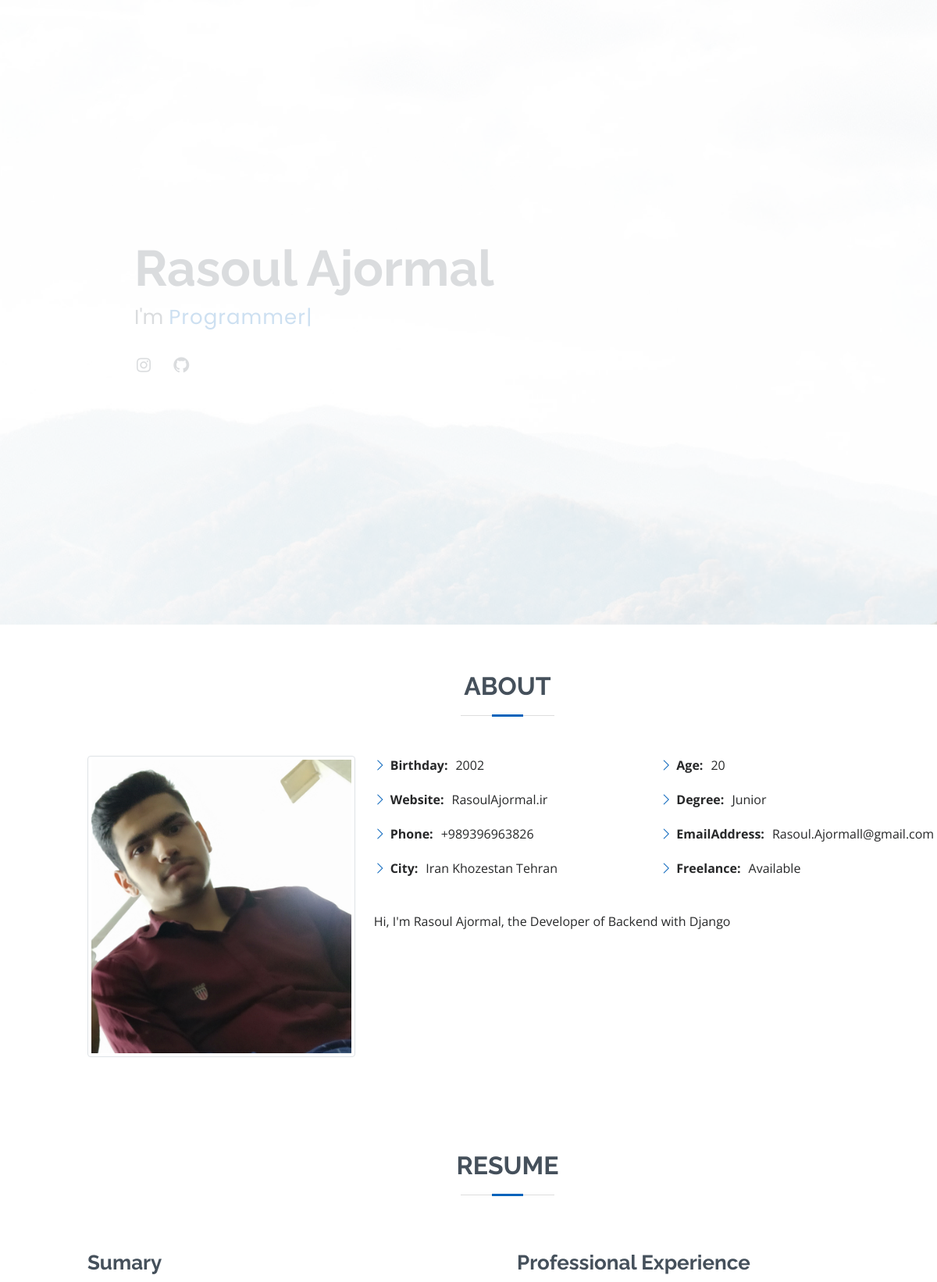
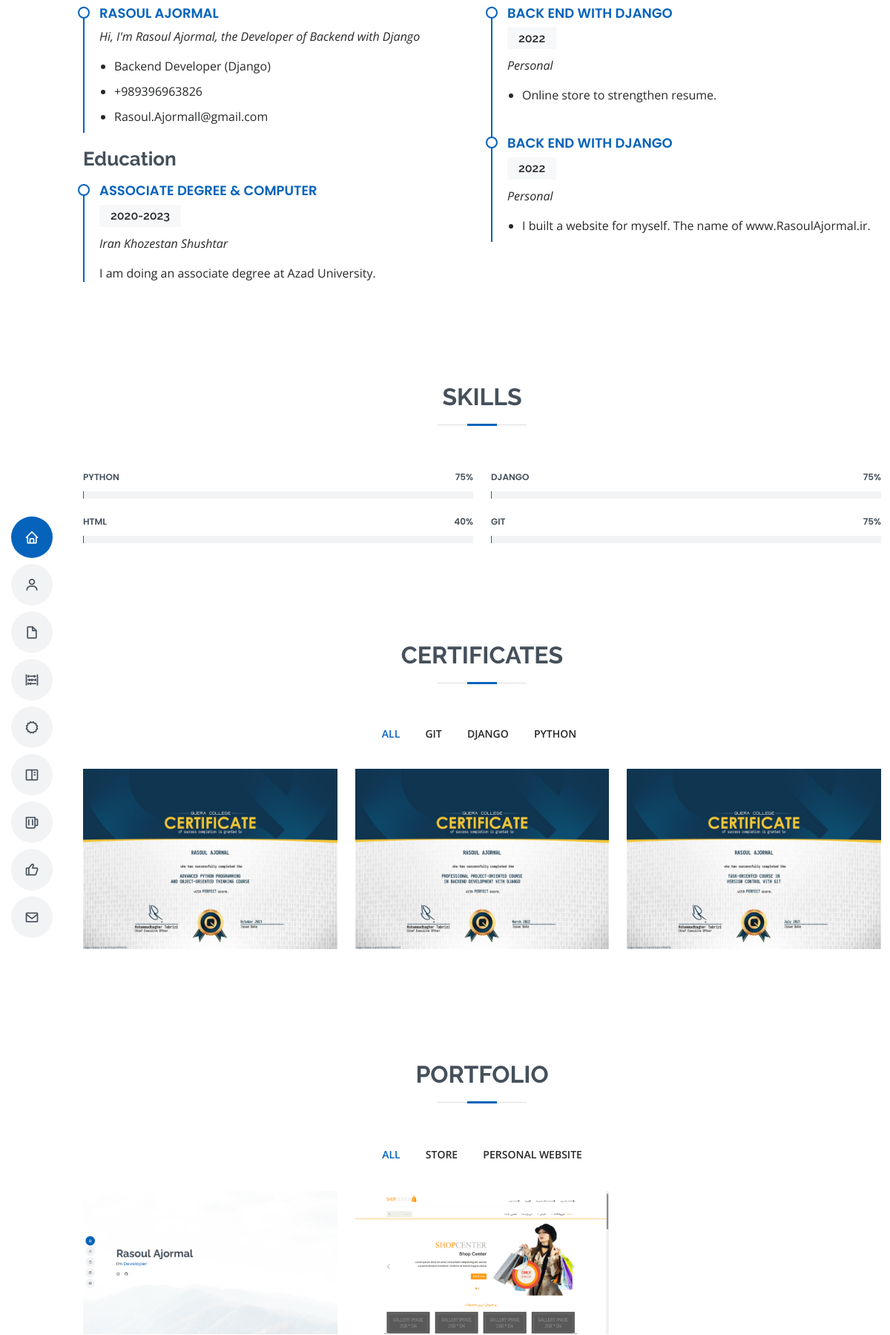
The page / (upper part) on the database its author committed (2 pictures, top to bottom).
### About_Me/models.py (models this page shows, shortened)
class AboutMeModel(models.Model):
    Image = models.ImageField(upload_to='Images/Me', null=True, verbose_name='Image Me')
    Full_Name = models.CharField(max_length=50, verbose_name='Full Name')
    Age = models.IntegerField(verbose_name='Age')
    Date_Of_Birth = models.CharField(max_length=50, null=True, verbose_name='Date Of Birth')
    Address = models.CharField(max_length=100, verbose_name='Address')
    Degree = models.CharField(max_length=50, null=True, verbose_name='Degree')
    Freelance = models.CharField(max_length=50, null=True, verbose_name='Freelance')
    Short_About_Me = models.CharField(max_length=50, verbose_name='Short About Me')
    About_Me = models.TextField(verbose_name='About Me')
    Job_Titles = models.ManyToManyField(to=JobTitles, verbose_name='Job Titles')
    Education = models.ManyToManyField(to=Education, verbose_name='Education')
    Experiences = models.ManyToManyField(to=Experiences, verbose_name='Experiences')
    HappyClients = models.IntegerField(null=True, verbose_name='Happy Clients')
    Projects = models.IntegerField(null=True, verbose_name='Projects')
    HoursOfSupport = models.IntegerField(null=True, verbose_name='Hours Of Support')
    Awards = models.IntegerField(null=True, verbose_name='Awards')
    Instagram = models.CharField(max_length=50, null=True, blank=True, verbose_name='Instagram')
    GitHub = models.CharField(max_length=50, null=True, blank=True, verbose_name='Github')
    Phone = models.CharField(max_length=13, verbose_name='Phone')
    Email = models.EmailField(verbose_name='Email')
    Web_Site = models.CharField(max_length=100, verbose_name='Web Site')
    Is_Active = models.BooleanField(default=False, verbose_name='Is Active', unique=True)
    class Meta:
        verbose_name = 'About Me'
        verbose_name_plural = 'About Me'

class Education(models.Model):
    Majors = models.CharField(max_length=50, verbose_name='Majors')
    Educational_Degree = models.CharField(max_length=50, verbose_name='Educational Degree')
    Comment = models.TextField(max_length=307, verbose_name='Comment')
    CreateTime = models.CharField(max_length=10, verbose_name='CreateTime')
    Address = models.CharField(max_length=50, null=True, verbose_name='Address')
    Is_Active = models.BooleanField(default=False, verbose_name='Is Active')
    class Meta:
        verbose_name = 'Education'
        verbose_name_plural = 'Educations'

class Experiences(models.Model):
    Company_Name = models.CharField(max_length=50, verbose_name='Company Name')
    Work = models.CharField(max_length=50, verbose_name='Work')
    Comment = models.ManyToManyField(to=Comment, verbose_name='Comments')
    Date = models.CharField(max_length=10, verbose_name='Date')
    Is_Active = models.BooleanField(default=False, verbose_name='Is Active')
    class Meta:
        verbose_name = 'Experience'
        verbose_name_plural = 'Experiences'

class Comment(models.Model):
    Title = models.CharField(max_length=50, verbose_name='Title')
    Comment = models.TextField(max_length=100, verbose_name='Comment')
    Is_Active = models.BooleanField(default=False, verbose_name='Is Active')
    class Meta:
        verbose_name = 'Comment for Experience'
        verbose_name_plural = 'Comments for Experience'

class Skills(models.Model):
    Title = models.CharField(max_length=50, verbose_name='Title')
    Number = models.IntegerField(verbose_name='Percent')
    Image = models.ImageField(upload_to='Images/Skills', null=True, blank=True, verbose_name='Photo of the certificate')
    Link = models.CharField(max_length=200, null=True,blank=True, verbose_name='Link')
    AboutMe = AboutMeModel.objects.filter(Is_Active=True).first()
    about_me = models.ForeignKey(to=AboutMeModel, default=AboutMe.id, on_delete=models.CASCADE,
                                 null=True,
                                 verbose_name='About_me', editable=False)
    Is_Active = models.BooleanField(default=False, null=True, verbose_name='Is Active')
    class Meta:
        verbose_name = 'Skill'
        verbose_name_plural = 'Skills'

class WorkSamples(models.Model):
    Image = models.ImageField(upload_to='Images/WorkSample/', verbose_name='Image')
    Title = models.CharField(max_length=50, verbose_name='Title')
    I_Do = models.CharField(max_length=50, verbose_name='I_Do')
    Link = models.CharField(max_length=100, null=True, blank=True, verbose_name='Link')
    WorkSampleImage = models.ForeignKey(to=AboutMeModel, on_delete=models.CASCADE,
                                        verbose_name='About us', editable=False,
                                        default=AboutMeModel.objects.filter(Is_Active=True).first().id)
    Is_Active = models.BooleanField(default=True, verbose_name='Is Active')
    class Meta:
        verbose_name = 'WorkSample'
        verbose_name_plural = 'WorkSamples'

### About_Me/views.py (the view)
# urls.py: path('', AboutMeView.as_view(), name='AboutMeUrl'),
class AboutMeView(ListView):
    template_name = 'Home-Page/index.html'
    model = AboutMeModel
    def get_context_data(self, **kwargs):
        context = super(AboutMeView, self).get_context_data()
        context['about_me'] = AboutMeModel.objects.filter(Is_Active=True).prefetch_related(
            'skills_set', 'worksamples_set').first()
        context['comments'] = CommentsOfOthersModel.objects.filter(Is_Read=True).prefetch_related(
            'Comments_Of_Others__commentsofothersmodel_set')
        context['Experiences'] = Experiences.objects.filter(Is_Active=True)
        return context

### templates/Home-Page/index.html (shortened to what this page needs)
{% load thumbnail %}
<!DOCTYPE html>
<html lang="en">
<head>
    {% include 'Home-Page/Head.html' %}
</head>
<body>
{% include 'Home-Page/Header.html' %}
<section id="hero" class="d-flex flex-column justify-content-center">
    <div class="container" data-aos="zoom-in" data-aos-delay="100">
        <h1>{{ about_me.Full_Name }}</h1>
        <p>I'm <span class="typed" data-typed-items="
        {% for Job_Title in about_me.Job_Titles.all %} {{ Job_Title.Title }} , {% endfor %}"></span></p>
        <div class="social-links">
            <a href="{{ about_me.Instagram }}" target="_blank" class="instagram"><i class="bx bxl-instagram"></i></a>
            <a href="{{ about_me.GitHub }}" target="_blank" class="instagram"><i class="bx bxl-github"></i></a>
        </div>
    </div>
</section>
{% include 'Home-Page/Main.html' %}
</body>
</html>

### templates/Home-Page/Main.html (shortened to what this page needs)
{% load thumbnail %}
<main id="main">
    <section id="about" class="about">
        <div class="container" data-aos="fade-up">
            <div class="section-title">
                <h2>About</h2>
            </div>
            <div class="row">
                <div class="col-lg-4">
                    {% thumbnail about_me.Image '416x416' crop='center' quality=100 as im %}
                        <img src="{{ im.url }}" class="img-fluid img-thumbnail" alt="this is my image">
                    {% endthumbnail %}
                </div>
                <div class="col-lg-8 pt-4 pt-lg-0 content">
                    <div class="row">
                        <div class="col-lg-6">
                            <ul>
                                <li><i class="bi bi-chevron-right"></i> <strong>Birthday:</strong>
                                    <span>{{ about_me.Date_Of_Birth }}</span></li>
                                <li><i class="bi bi-chevron-right"></i> <strong>Website:</strong>
                                    <span>{{ about_me.Web_Site }}</span></li>
                                <li><i class="bi bi-chevron-right"></i> <strong>Phone:</strong>
                                    <span>{{ about_me.Phone }}</span></li>
                                <li><i class="bi bi-chevron-right"></i> <strong>City:</strong>
                                    <span>{{ about_me.Address }}</span></li>
                            </ul>
                        </div>
                        <div class="col-lg-6">
                            <ul>
                                <li><i class="bi bi-chevron-right"></i> <strong>Age:</strong>
                                    <span>{{ about_me.Age }}</span></li>
                                <li><i class="bi bi-chevron-right"></i> <strong>Degree:</strong>
                                    <span>{{ about_me.Degree }}</span>
                                </li>
                                <li><i class="bi bi-chevron-right"></i> <strong>EmailAddress:</strong>
                                    <span>{{ about_me.Email }}</span>
                                </li>
                                <li><i class="bi bi-chevron-right"></i> <strong>Freelance:</strong>
                                    <span>{{ about_me.Freelance }}</span></li>
                            </ul>
                        </div>
                    </div>
                    <br>
                    <p>{{ about_me.About_Me }}</p>
                </div>
            </div>
        </div>
    </section>
    <section id="resume" class="resume">
        <div class="container" data-aos="fade-up">
            <div class="section-title">
                <h2>Resume</h2>
            </div>
            <div class="row">
                <div class="col-lg-6">
                    <h3 class="resume-title">Sumary</h3>
                    <div class="resume-item pb-0">
                        <h4>{{ about_me.Full_Name }}</h4>
                        <p><em>{{ about_me.About_Me }}</em></p>
                        <ul>
                            <li>{{ about_me.Short_About_Me }}</li>
                            <li>{{ about_me.Phone }}</li>
                            <li>{{ about_me.Email }}</li>
                        </ul>
                    </div>
                    <h3 class="resume-title">Education</h3>
                    {% for Eduction in about_me.Education.all %}
                        <div class="resume-item">
                            <h4>{{ Eduction.Educational_Degree }} &amp; {{ Eduction.Majors }}</h4>
                            <h5>{{ Eduction.CreateTime }}</h5>
                            <p><em>{{ Eduction.Address }}</em></p>
                            <p>{{ Eduction.Comment }}</p>
                        </div>
                    {% endfor %}
                </div>
                <div class="col-lg-6">
                    <h3 class="resume-title">Professional Experience</h3>
                    {% for Experience in about_me.Experiences.all %}
                        <div class="resume-item">
                            <h4>{{ Experience.Work }}</h4>
                            <h5>{{ Experience.Date }}</h5>
                            <p><em>{{ Experience.Company_Name }} </em></p>
                            <ul>
                                {% for Comman in Experience.Comment.all %}
                                    <li>
                                        {{ Comman.Comment }}
                                    </li>
                                {% endfor %}
                            </ul>
                        </div>
                    {% endfor %}
                </div>
            </div>
        </div>
    </section>
    <section id="skills" class="skills section-bg">
        <div class="container" data-aos="fade-up">
            <div class="section-title">
                <h2>Skills</h2>
            </div>
            <div class="row skills-content">
                {% for skill in about_me.skills_set.all %}
                    {% if skill.Is_Active %}
                        <div class="col-lg-6">
                            <div class="progress">
                                <span class="skill">{{ skill.Title }} <i class="val">{{ skill.Number }}%</i></span>
                                <div class="progress-bar-wrap">
                                </div>
                            </div>
                        </div>
                    {% endif %}
                {% endfor %}
            </div>
        </div>
    </section>
    <section id="certificates" class="certificates section-bg">
        <div class="container" data-aos="fade-up">
            <div class="section-title">
                <h2>Certificates</h2>
            </div>
            <div class="row" dir="rtl">
                <div class="col-lg-12 d-flex justify-content-center" data-aos="fade-up" data-aos-delay="100">
                    <ul id="certificates-flters">
                        {% for skill in about_me.skills_set.all %}
                            {% if skill.Image %}
                                <li data-filter=".filter-{{ skill.id }}"
                                    class="">{{ skill.Title }}</li>
                            {% endif %}
                        {% endfor %}
                        <li data-filter="*" class="filter-active">All</li>
                    </ul>
                </div>
            </div>
            <div class="row certificates-container" data-aos="fade-up" data-aos-delay="200">
                {% for skill in about_me.skills_set.all %}
                    {% if skill.Image %}
                        <div class="col-lg-4 col-md-6 certificates-item filter-{{ skill.id }}">
                            <div class="certificates-wrap">
                                <img src="{{ skill.Image.url }}" class="img-fluid" alt="">
                            </div>
                        </div>
                    {% endif %}
                {% endfor %}
            </div>
        </div>
    </section>
    <section id="portfolio" class="portfolio section-bg">
        <div class="container" data-aos="fade-up">
            <div class="section-title">
                <h2>Portfolio</h2>
            </div>
            <div class="row" dir="rtl">
                <div class="col-lg-12 d-flex justify-content-center" data-aos="fade-up" data-aos-delay="100">
                    <ul id="portfolio-flters">
                        {% for worksample in about_me.worksamples_set.all %}
                            <li data-filter=".filter-{{ worksample.id }}"
                                class="">{{ worksample.Title }}</li>
                        {% endfor %}
                        <li data-filter="*" class="filter-active">All</li>
                    </ul>
                </div>
            </div>
            <div class="row portfolio-container" data-aos="fade-up" data-aos-delay="200">
                {% for work_sample in about_me.worksamples_set.all %}
                    {% if work_sample.Image %}
                        <div class="col-lg-4 col-md-6 portfolio-item filter-{{ work_sample.id }}">
                            <div class="portfolio-wrap">
                                <img src="{{ work_sample.Image.url }}" class="img-fluid" alt="">
                            </div>
                        </div>
                    {% endif %}
                {% endfor %}
            </div>
        </div>
    </section>
</main>

### rows shown on the page
AboutMeModel: Full_Name "Rasoul Ajormal", Date_Of_Birth "2002", Web_Site "RasoulAjormal.ir", Phone "+989396963826", Address "Iran Khozestan Tehran", Age "20", Degree "Junior", Email "Rasoul.Ajormall@gmail.com", Freelance "Available", About_Me "Hi, I'm Rasoul Ajormal, the Developer of Backend with Django", Full_Name "RASOUL AJORMAL", Short_About_Me "Backend Developer (Django)"
Education: Educational_Degree "ASSOCIATE DEGREE", Majors "COMPUTER", CreateTime "2020-2023", Address "Iran Khozestan Shushtar", Comment "I am doing an associate degree at Azad University."
Experiences: Work "BACK END WITH DJANGO", Date "2022", Company_Name "Personal"
Comment: Comment "Online store to strengthen resume."
Experiences: Work "BACK END WITH DJANGO", Date "2022", Company_Name "Personal"
Comment: Comment "I built a website for myself. The name of www.RasoulAjormal.ir."
Skills: Title "PYTHON", Number "75", Image (picture)
Skills: Title "DJANGO", Number "75", Image (picture)
Skills: Title "HTML", Number "40"
Skills: Title "GIT", Number "75", Image (picture)
WorkSamples: Title "PERSONAL WEBSITE", Image (picture)
WorkSamples: Title "STORE", Image (picture)
